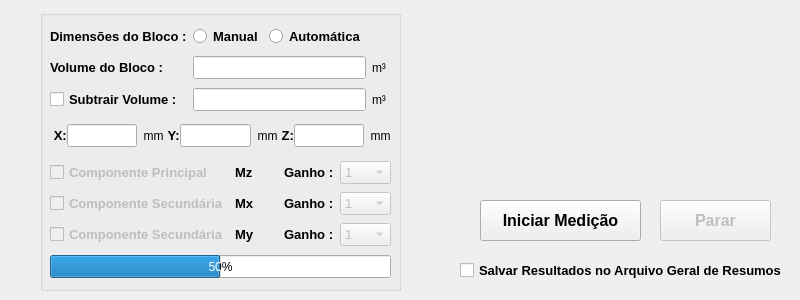
    <widget class="QWidget" name="tab_6">
     <attribute name="title">
      <string>Medir Componentes</string>
     </attribute>
     <widget class="QGroupBox" name="gb_MedirComponentes">
      <property name="geometry">
       <rect>
        <x>40</x>
        <y>10</y>
        <width>361</width>
        <height>281</height>
       </rect>
      </property>
      <property name="title">
       <string/>
      </property>
      <widget class="QProgressBar" name="pb_Medicao">
       <property name="geometry">
        <rect>
         <x>10</x>
         <y>245</y>
         <width>341</width>
         <height>23</height>
        </rect>
       </property>
       <property name="value">
        <number>50</number>
       </property>
       <property name="alignment">
        <set>Qt::AlignCenter</set>
       </property>
       <property name="textVisible">
        <bool>true</bool>
       </property>
       <property name="orientation">
        <enum>Qt::Horizontal</enum>
       </property>
       <property name="invertedAppearance">
        <bool>false</bool>
       </property>
       <property name="textDirection">
        <enum>QProgressBar::TopToBottom</enum>
       </property>
      </widget>
      <widget class="QWidget" name="layoutWidget_6">
       <property name="geometry">
        <rect>
         <x>10</x>
         <y>13</y>
         <width>341</width>
         <height>91</height>
        </rect>
       </property>
       <layout class="QGridLayout" name="gridLayout_7">
        <item row="1" column="0">
         <widget class="QLabel" name="label_28">
          <property name="font">
           <font>
            <pointsize>10</pointsize>
            <weight>75</weight>
            <bold>true</bold>
           </font>
          </property>
          <property name="text">
           <string>Dimensões do Bloco :</string>
          </property>
         </widget>
        </item>
        <item row="1" column="1">
         <widget class="QRadioButton" name="rb_DimensaoManual">
          <property name="font">
           <font>
            <pointsize>10</pointsize>
            <weight>75</weight>
            <bold>true</bold>
           </font>
          </property>
          <property name="text">
           <string>Manual</string>
          </property>
          <property name="checkable">
           <bool>true</bool>
          </property>
          <property name="checked">
           <bool>false</bool>
          </property>
         </widget>
        </item>
        <item row="1" column="2">
         <widget class="QRadioButton" name="rb_DimensaoAuto">
          <property name="font">
           <font>
            <pointsize>10</pointsize>
            <weight>75</weight>
            <bold>true</bold>
           </font>
          </property>
          <property name="text">
           <string>Automática</string>
          </property>
         </widget>
        </item>
        <item row="2" column="0">
         <widget class="QLabel" name="label_27">
          <property name="font">
           <font>
            <pointsize>10</pointsize>
            <weight>75</weight>
            <bold>true</bold>
           </font>
          </property>
          <property name="text">
           <string>Volume do Bloco :</string>
          </property>
         </widget>
        </item>
        <item row="2" column="1" colspan="2">
         <widget class="QLineEdit" name="le_VolumeBloco">
          <property name="font">
           <font>
            <pointsize>10</pointsize>
           </font>
          </property>
          <property name="statusTip">
           <string>Quando em modo MANUAL, pressione ENTER para salvar as alterações.</string>
          </property>
          <property name="readOnly">
           <bool>true</bool>
          </property>
         </widget>
        </item>
        <item row="2" column="3">
         <widget class="QLabel" name="label_44">
          <property name="text">
           <string>m³</string>
          </property>
         </widget>
        </item>
        <item row="3" column="0">
         <widget class="QCheckBox" name="cb_SubtrairVolume">
          <property name="font">
           <font>
            <pointsize>10</pointsize>
            <weight>75</weight>
            <bold>true</bold>
           </font>
          </property>
          <property name="text">
           <string>Subtrair Volume :</string>
          </property>
         </widget>
        </item>
        <item row="3" column="1" colspan="2">
         <widget class="QLineEdit" name="le_VolumeSubtracao">
          <property name="font">
           <font>
            <pointsize>10</pointsize>
           </font>
          </property>
          <property name="statusTip">
           <string>Quando em modo MANUAL, pressione ENTER para salvar as alterações.</string>
          </property>
          <property name="readOnly">
           <bool>true</bool>
          </property>
         </widget>
        </item>
        <item row="3" column="3">
         <widget class="QLabel" name="label_45">
          <property name="text">
           <string>m³</string>
          </property>
         </widget>
        </item>
       </layout>
      </widget>
      <widget class="QWidget" name="layoutWidget_7">
       <property name="geometry">
        <rect>
         <x>10</x>
         <y>149</y>
         <width>341</width>
         <height>91</height>
        </rect>
       </property>
       <layout class="QGridLayout" name="gridLayout_8">
        <item row="0" column="0">
         <widget class="QCheckBox" name="cb_CompPriMz">
          <property name="enabled">
           <bool>false</bool>
          </property>
          <property name="font">
           <font>
            <pointsize>10</pointsize>
            <weight>75</weight>
            <bold>true</bold>
           </font>
          </property>
          <property name="text">
           <string>Componente Principal</string>
          </property>
         </widget>
        </item>
        <item row="0" column="2">
         <widget class="QLabel" name="label_29">
          <property name="font">
           <font>
            <pointsize>10</pointsize>
            <weight>75</weight>
            <bold>true</bold>
           </font>
          </property>
          <property name="text">
           <string>Ganho :</string>
          </property>
         </widget>
        </item>
        <item row="0" column="3">
         <widget class="QComboBox" name="cb_GanhoOffset_Mz">
          <property name="enabled">
           <bool>false</bool>
          </property>
          <property name="font">
           <font>
            <pointsize>10</pointsize>
           </font>
          </property>
          <item>
           <property name="text">
            <string>1</string>
           </property>
          </item>
          <item>
           <property name="text">
            <string>2</string>
           </property>
          </item>
          <item>
           <property name="text">
            <string>5</string>
           </property>
          </item>
          <item>
           <property name="text">
            <string>10</string>
           </property>
          </item>
          <item>
           <property name="text">
            <string>20</string>
           </property>
          </item>
          <item>
           <property name="text">
            <string>50</string>
           </property>
          </item>
          <item>
           <property name="text">
            <string>100</string>
           </property>
          </item>
         </widget>
        </item>
        <item row="1" column="0">
         <widget class="QCheckBox" name="cb_CompSecMx">
          <property name="enabled">
           <bool>false</bool>
          </property>
          <property name="font">
           <font>
            <pointsize>10</pointsize>
            <weight>75</weight>
            <bold>true</bold>
           </font>
          </property>
          <property name="text">
           <string>Componente Secundária</string>
          </property>
         </widget>
        </item>
        <item row="2" column="0">
         <widget class="QCheckBox" name="cb_CompSecMy">
          <property name="enabled">
           <bool>false</bool>
          </property>
          <property name="font">
           <font>
            <pointsize>10</pointsize>
            <weight>75</weight>
            <bold>true</bold>
           </font>
          </property>
          <property name="text">
           <string>Componente Secundária</string>
          </property>
         </widget>
        </item>
        <item row="1" column="2">
         <widget class="QLabel" name="label_30">
          <property name="font">
           <font>
            <pointsize>10</pointsize>
            <weight>75</weight>
            <bold>true</bold>
           </font>
          </property>
          <property name="text">
           <string>Ganho :</string>
          </property>
         </widget>
        </item>
        <item row="2" column="2">
         <widget class="QLabel" name="label_31">
          <property name="font">
           <font>
            <pointsize>10</pointsize>
            <weight>75</weight>
            <bold>true</bold>
           </font>
          </property>
          <property name="text">
           <string>Ganho :</string>
          </property>
         </widget>
        </item>
        <item row="1" column="3">
         <widget class="QComboBox" name="cb_GanhoOffset_Mx">
          <property name="enabled">
           <bool>false</bool>
          </property>
          <property name="font">
           <font>
            <pointsize>10</pointsize>
           </font>
          </property>
          <item>
           <property name="text">
            <string>1</string>
           </property>
          </item>
          <item>
           <property name="text">
            <string>2</string>
           </property>
          </item>
          <item>
           <property name="text">
            <string>5</string>
           </property>
          </item>
          <item>
           <property name="text">
            <string>10</string>
           </property>
          </item>
          <item>
           <property name="text">
            <string>20</string>
           </property>
          </item>
          <item>
           <property name="text">
            <string>50</string>
           </property>
          </item>
          <item>
           <property name="text">
            <string>100</string>
           </property>
          </item>
         </widget>
        </item>
        <item row="2" column="3">
         <widget class="QComboBox" name="cb_GanhoOffset_My">
          <property name="enabled">
           <bool>false</bool>
          </property>
          <property name="font">
           <font>
            <pointsize>10</pointsize>
           </font>
          </property>
          <item>
           <property name="text">
            <string>1</string>
           </property>
          </item>
          <item>
           <property name="text">
            <string>2</string>
           </property>
          </item>
          <item>
           <property name="text">
            <string>5</string>
           </property>
          </item>
          <item>
           <property name="text">
            <string>10</string>
           </property>
          </item>
          <item>
           <property name="text">
            <string>20</string>
           </property>
          </item>
          <item>
           <property name="text">
            <string>50</string>
           </property>
          </item>
          <item>
           <property name="text">
            <string>100</string>
           </property>
          </item>
         </widget>
        </item>
        <item row="0" column="1">
         <widget class="QLabel" name="label_32">
          <property name="font">
           <font>
            <pointsize>10</pointsize>
            <weight>75</weight>
            <bold>true</bold>
           </font>
          </property>
          <property name="text">
           <string>Mz</string>
          </property>
         </widget>
        </item>
        <item row="1" column="1">
         <widget class="QLabel" name="label_33">
          <property name="font">
           <font>
            <pointsize>10</pointsize>
            <weight>75</weight>
            <bold>true</bold>
           </font>
          </property>
          <property name="text">
           <string>Mx</string>
          </property>
         </widget>
        </item>
        <item row="2" column="1">
         <widget class="QLabel" name="label_34">
          <property name="font">
           <font>
            <pointsize>10</pointsize>
            <weight>75</weight>
            <bold>true</bold>
           </font>
          </property>
          <property name="text">
           <string>My</string>
          </property>
         </widget>
        </item>
       </layout>
      </widget>
      <widget class="QWidget" name="layoutWidget">
       <property name="geometry">
        <rect>
         <x>10</x>
         <y>110</y>
         <width>341</width>
         <height>31</height>
        </rect>
       </property>
       <layout class="QHBoxLayout" name="horizontalLayout_3">
        <property name="spacing">
         <number>0</number>
        </property>
        <item>
         <widget class="QLabel" name="label_43">
          <property name="font">
           <font>
            <pointsize>10</pointsize>
            <weight>75</weight>
            <bold>true</bold>
           </font>
          </property>
          <property name="text">
           <string> X:</string>
          </property>
          <property name="alignment">
           <set>Qt::AlignCenter</set>
          </property>
         </widget>
        </item>
        <item>
         <widget class="QLineEdit" name="le_X">
          <property name="font">
           <font>
            <pointsize>10</pointsize>
           </font>
          </property>
          <property name="statusTip">
           <string/>
          </property>
          <property name="alignment">
           <set>Qt::AlignCenter</set>
          </property>
          <property name="readOnly">
           <bool>true</bool>
          </property>
         </widget>
        </item>
        <item>
         <widget class="QLabel" name="label_56">
          <property name="text">
           <string>  mm</string>
          </property>
         </widget>
        </item>
        <item>
         <spacer name="horizontalSpacer">
          <property name="orientation">
           <enum>Qt::Horizontal</enum>
          </property>
          <property name="sizeHint" stdset="0">
           <size>
            <width>40</width>
            <height>20</height>
           </size>
          </property>
         </spacer>
        </item>
        <item>
         <widget class="QLabel" name="label_54">
          <property name="font">
           <font>
            <pointsize>10</pointsize>
            <weight>75</weight>
            <bold>true</bold>
           </font>
          </property>
          <property name="text">
           <string> Y:</string>
          </property>
          <property name="alignment">
           <set>Qt::AlignCenter</set>
          </property>
         </widget>
        </item>
        <item>
         <widget class="QLineEdit" name="le_Y">
          <property name="font">
           <font>
            <pointsize>10</pointsize>
           </font>
          </property>
          <property name="statusTip">
           <string/>
          </property>
          <property name="alignment">
           <set>Qt::AlignCenter</set>
          </property>
          <property name="readOnly">
           <bool>true</bool>
          </property>
         </widget>
        </item>
        <item>
         <widget class="QLabel" name="label_57">
          <property name="text">
           <string>  mm</string>
          </property>
         </widget>
        </item>
        <item>
         <spacer name="horizontalSpacer_2">
          <property name="orientation">
           <enum>Qt::Horizontal</enum>
          </property>
          <property name="sizeHint" stdset="0">
           <size>
            <width>40</width>
            <height>20</height>
           </size>
          </property>
         </spacer>
        </item>
        <item>
         <widget class="QLabel" name="label_55">
          <property name="font">
           <font>
            <pointsize>10</pointsize>
            <weight>75</weight>
            <bold>true</bold>
           </font>
          </property>
          <property name="text">
           <string> Z:</string>
          </property>
          <property name="alignment">
           <set>Qt::AlignCenter</set>
          </property>
         </widget>
        </item>
        <item>
         <widget class="QLineEdit" name="le_Z">
          <property name="font">
           <font>
            <pointsize>10</pointsize>
           </font>
          </property>
          <property name="statusTip">
           <string/>
          </property>
          <property name="alignment">
           <set>Qt::AlignCenter</set>
          </property>
          <property name="readOnly">
           <bool>true</bool>
          </property>
         </widget>
        </item>
        <item>
         <widget class="QLabel" name="label_58">
          <property name="text">
           <string>  mm</string>
          </property>
         </widget>
        </item>
       </layout>
      </widget>
     </widget>
     <widget class="QPushButton" name="pb_IniciarMedicao">
      <property name="geometry">
       <rect>
        <x>480</x>
        <y>200</y>
        <width>161</width>
        <height>41</height>
       </rect>
      </property>
      <property name="font">
       <font>
        <pointsize>12</pointsize>
        <weight>75</weight>
        <bold>true</bold>
       </font>
      </property>
      <property name="text">
       <string>Iniciar Medição</string>
      </property>
      <property name="icon">
       <iconset>
        <normaloff>../Imagens/1351621501_Check.png</normaloff>../Imagens/1351621501_Check.png</iconset>
      </property>
     </widget>
     <widget class="QPushButton" name="pb_PararMedicao">
      <property name="enabled">
       <bool>false</bool>
      </property>
      <property name="geometry">
       <rect>
        <x>660</x>
        <y>200</y>
        <width>111</width>
        <height>41</height>
       </rect>
      </property>
      <property name="font">
       <font>
        <pointsize>12</pointsize>
        <weight>75</weight>
        <bold>true</bold>
       </font>
      </property>
      <property name="text">
       <string>Parar</string>
      </property>
      <property name="icon">
       <iconset>
        <normaloff>../Imagens/1351621507_Delete.png</normaloff>../Imagens/1351621507_Delete.png</iconset>
      </property>
     </widget>
     <widget class="QCheckBox" name="cb_SalvarDadosGerais">
      <property name="geometry">
       <rect>
        <x>460</x>
        <y>260</y>
        <width>331</width>
        <height>20</height>
       </rect>
      </property>
      <property name="font">
       <font>
        <pointsize>10</pointsize>
        <weight>75</weight>
        <bold>true</bold>
       </font>
      </property>
      <property name="text">
       <string>Salvar Resultados no Arquivo Geral de Resumos</string>
      </property>
     </widget>
     <widget class="QLabel" name="label_41">
      <property name="geometry">
       <rect>
        <x>520</x>
        <y>20</y>
        <width>221</width>
        <height>191</height>
       </rect>
      </property>
      <property name="text">
       <string/>
      </property>
      <property name="pixmap">
       <pixmap>../Imagens/Helmholtz_vs2.jpg</pixmap>
      </property>
      <property name="scaledContents">
       <bool>true</bool>
      </property>
     </widget>
    </widget>
